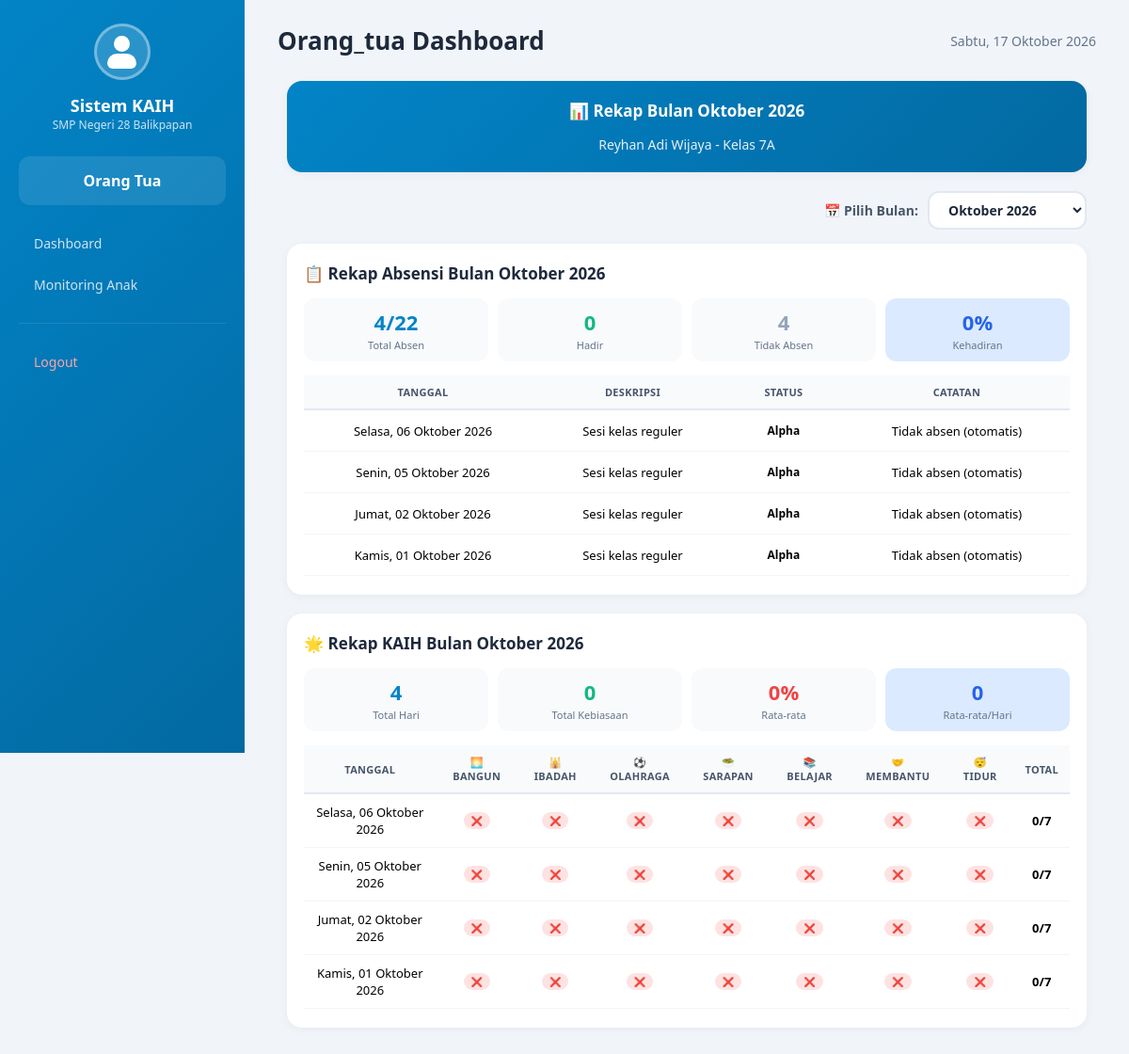
Screenshot of /aplikasi/siswa/rekap.php (signed in) with the database file from the repository.
### tables this page shows
CREATE TABLE `siswa` (
  `id` bigint UNSIGNED NOT NULL,
  `nisn` varchar(30) NOT NULL,
  `nama_siswa` varchar(100) NOT NULL,
  `kelas` varchar(50) DEFAULT NULL,
  `jenis_kelamin` enum('L','P') DEFAULT NULL,
  `wali_kelas_id` bigint UNSIGNED DEFAULT NULL,
  `created_at` timestamp NULL DEFAULT NULL,
  `updated_at` timestamp NULL DEFAULT NULL
);

CREATE TABLE `absensi` (
  `id` int NOT NULL,
  `siswa_id` bigint UNSIGNED NOT NULL,
  `tanggal` date NOT NULL,
  `status` enum('hadir','izin','sakit','alpha') DEFAULT 'hadir',
  `deskripsi` varchar(255) DEFAULT 'Sesi kelas reguler',
  `catatan` text,
  `created_at` datetime DEFAULT CURRENT_TIMESTAMP,
  `updated_at` datetime DEFAULT CURRENT_TIMESTAMP ON UPDATE CURRENT_TIMESTAMP
);

CREATE TABLE `laporan_harian` (
  `id` int NOT NULL,
  `siswa_id` bigint UNSIGNED NOT NULL,
  `tanggal` date NOT NULL,
  `bangun` tinyint(1) NOT NULL DEFAULT '0',
  `bangun_keterangan` varchar(255) DEFAULT NULL,
  `ibadah` tinyint(1) NOT NULL DEFAULT '0',
  `ibadah_catatan` varchar(255) DEFAULT NULL,
  `olahraga` tinyint(1) NOT NULL DEFAULT '0',
  `olahraga_jenis` varchar(50) DEFAULT NULL,
  `sarapan` tinyint(1) NOT NULL DEFAULT '0',
  `sarapan_menu` varchar(50) DEFAULT NULL,
  `membaca` tinyint(1) NOT NULL DEFAULT '0',
  `membaca_judul` varchar(255) DEFAULT NULL,
  `membaca_menit` int DEFAULT NULL,
  `membantu` tinyint(1) NOT NULL DEFAULT '0',
  `membantu_jenis` varchar(50) DEFAULT NULL,
  `menabung` tinyint(1) NOT NULL DEFAULT '0',
  `menabung_keterangan` varchar(255) DEFAULT NULL,
  `menabung_nominal` int DEFAULT NULL,
  `orang_tua_validated_at` datetime DEFAULT NULL,
  `guru_validated_at` datetime DEFAULT NULL,
  `created_at` datetime NOT NULL DEFAULT CURRENT_TIMESTAMP,
  `updated_at` datetime NOT NULL DEFAULT CURRENT_TIMESTAMP ON UPDATE CURRENT_TIMESTAMP
);

### aplikasi/siswa/rekap.php (the view, shortened to what this page needs)
<?php
require_once '../includes/header-kaih.php';
$siswa_id = $_SESSION['siswa_id'] ?? 0;
$nama_siswa = 'Siswa';
$kelas = '';
if ($siswa_id > 0) {
    try {
        $stmt = $pdo->prepare("SELECT nama_siswa, kelas FROM siswa WHERE id = ?");
        $stmt->execute([$siswa_id]);
        $siswa = $stmt->fetch();
        if ($siswa) {
            $nama_siswa = $siswa['nama_siswa'];
            $kelas = $siswa['kelas'] ?? '-';
        }
    } catch (PDOException $e) {}
}
$bulan_terpilih = isset($_GET['bulan']) ? $_GET['bulan'] : date('Y-m');
$bulan = date('m', strtotime($bulan_terpilih . '-01'));
$tahun = date('Y', strtotime($bulan_terpilih . '-01'));
$bulan_ini = $tahun . '-' . $bulan;
$rekap_absensi = [];
$rekap_kaih = [];
$nama_bulan = bulanIndo(date('F', strtotime($bulan_ini . '-01')));
$tahun_display = $tahun;
if ($siswa_id > 0) {
    try {
        $stmt = $pdo->prepare("SELECT tanggal, status, deskripsi, catatan FROM absensi
                               WHERE siswa_id = ? AND DATE_FORMAT(tanggal, '%Y-%m') = ?
                               ORDER BY tanggal DESC");
        $stmt->execute([$siswa_id, $bulan_ini]);
        $rekap_absensi = $stmt->fetchAll(PDO::FETCH_ASSOC);
    } catch (PDOException $e) {}
    try {
        $stmt = $pdo->prepare("SELECT tanggal, bangun, ibadah, olahraga, sarapan, membaca, membantu, menabung
                               FROM laporan_harian
                               WHERE siswa_id = ? AND DATE_FORMAT(tanggal, '%Y-%m') = ?
                               ORDER BY tanggal DESC");
        $stmt->execute([$siswa_id, $bulan_ini]);
        $rekap_kaih = $stmt->fetchAll(PDO::FETCH_ASSOC);
    } catch (PDOException $e) {}
}
$total_absen = count($rekap_absensi);
$total_hadir = 0;
$total_alpha = 0;
$total_izin = 0;
$total_sakit = 0;
foreach ($rekap_absensi as $row) {
    $status = strtolower($row['status'] ?? '');
    if ($status === 'hadir') {
        $total_hadir++;
    } elseif ($status === 'alpha') {
        $total_alpha++;
    } elseif ($status === 'izin') {
        $total_izin++;
    } elseif ($status === 'sakit') {
        $total_sakit++;
    }
}
$total_kaih = count($rekap_kaih);
$total_kebiasaan = 0;
foreach ($rekap_kaih as $row) {
    $total_kebiasaan +=
        ($row['bangun'] ?? 0) + ($row['ibadah'] ?? 0) + ($row['olahraga'] ?? 0) +
        ($row['sarapan'] ?? 0) + ($row['membaca'] ?? 0) + ($row['membantu'] ?? 0) +
        ($row['menabung'] ?? 0);
}
function getStatusBadge($status) {
    $status = strtolower($status);
    $badges = [
        'hadir' => '<span class="status-badge status-hadir">Hadir</span>',
        'alpha' => '<span class="status-badge status-alpha">Tidak Absen</span>',
        'izin' => '<span class="status-badge status-izin">Izin</span>',
        'sakit' => '<span class="status-badge status-sakit">Sakit</span>'
    ];
    return $badges[$status] ?? '<span class="status-badge">' . ucfirst($status) . '</span>';
}
function getHariSekolahBulan($bulan, $tahun) {
    $count = 0;
    $first_day = date('Y-m-d', strtotime("$tahun-$bulan-01"));
    $last_day = date('Y-m-t', strtotime("$tahun-$bulan-01"));
    $current = new DateTime($first_day);
    $end = new DateTime($last_day);
    while ($current <= $end) {
        $hari = $current->format('N');
        if ($hari >= 1 && $hari <= 5) {
            $count++;
        }
        $current->modify('+1 day');
    }
    return $count;
}
$total_hari_sekolah = getHariSekolahBulan($bulan, $tahun);
function getBulanOptions($selected) {
    $options = '';
    $current = new DateTime();
    $current->modify('-11 months');
    for ($i = 0; $i < 12; $i++) {
        $value = $current->format('Y-m');
        $label = bulanIndo($current->format('F')) . ' ' . $current->format('Y');
        $selected_attr = ($value == $selected) ? 'selected' : '';
        $options .= '<option value="' . $value . '" ' . $selected_attr . '>' . $label . '</option>';
        $current->modify('+1 month');
    }
    return $options;
}
?>
<div class="rekap-container">
    <div class="rekap-card" style="text-align: center; background: linear-gradient(135deg, #0284c7, #0369a1); color: white;">
        <h3 style="color: white; justify-content: center;">
            📊 Rekap Bulan <?php echo $nama_bulan . ' ' . $tahun_display; ?>
        </h3>
        <div style="font-size: 14px; opacity: 0.9;">
            <?php echo htmlspecialchars($nama_siswa); ?> - <?php echo htmlspecialchars($kelas); ?>
        </div>
    </div>
    <div class="filter-bulan-wrapper">
        <label for="bulan_filter">📅 Pilih Bulan:</label>
        <form method="GET" action="" id="formFilterBulan">
            <select name="bulan" id="bulan_filter" onchange="this.form.submit()">
                <?php echo getBulanOptions($bulan_terpilih); ?>
            </select>
        </form>
    </div>
    <div class="rekap-card">
        <h3>📋 Rekap Absensi Bulan <?php echo $nama_bulan . ' ' . $tahun_display; ?></h3>
        <div class="stat-rekap">
            <div class="stat-item total">
                <div class="number"><?php echo $total_absen . '/' . $total_hari_sekolah; ?></div>
                <div class="label">Total Absen</div>
            </div>
            <div class="stat-item hadir">
                <div class="number"><?php echo $total_hadir; ?></div>
                <div class="label">Hadir</div>
            </div>
            <div class="stat-item alpha">
                <div class="number"><?php echo $total_alpha; ?></div>
                <div class="label">Tidak Absen</div>
            </div>
            <div class="stat-item" style="background: #dbeafe;">
                <div class="number" style="color: #2563eb;"><?php echo $total_hari_sekolah > 0 ? round(($total_hadir / $total_hari_sekolah) * 100) : 0; ?>%</div>
                <div class="label">Kehadiran</div>
            </div>
        </div>
        <?php if (empty($rekap_absensi)): ?>
            <p style="color: #94a3b8; text-align: center; padding: 20px; font-size: 14px;">
                Belum ada data absensi bulan ini.
            </p>
        <?php else: ?>
        <div style="overflow-x: auto;">
            <table class="rekap-table">
                <thead>
                    <tr>
                        <th>Tanggal</th>
                        <th>Deskripsi</th>
                        <th>Status</th>
                        <th>Catatan</th>
                    </tr>
                </thead>
                <tbody>
                    <?php foreach ($rekap_absensi as $row): ?>
                    <tr>
                        <td><?php echo formatTanggalIndo($row['tanggal']); ?></td>
                        <td><?php echo htmlspecialchars($row['deskripsi'] ?? 'Sesi kelas reguler'); ?></td>
                        <td><?php echo getStatusBadge($row['status']); ?></td>
                        <td><?php echo htmlspecialchars($row['catatan'] ?? 'Presensi mandiri'); ?></td>
                    </tr>
                    <?php endforeach; ?>
                </tbody>
            </table>
        </div>
        <?php endif; ?>
    </div>
    <div class="rekap-card">
        <h3>🌟 Rekap KAIH Bulan <?php echo $nama_bulan . ' ' . $tahun_display; ?></h3>
        <div class="stat-rekap">
            <div class="stat-item total">
                <div class="number"><?php echo $total_kaih; ?></div>
                <div class="label">Total Hari</div>
            </div>
            <div class="stat-item hadir">
                <div class="number"><?php echo $total_kebiasaan; ?></div>
                <div class="label">Total Kebiasaan</div>
            </div>
            <div class="stat-item tidak">
                <div class="number"><?php echo $total_kaih > 0 ? round(($total_kebiasaan / ($total_kaih * 7)) * 100) : 0; ?>%</div>
                <div class="label">Rata-rata</div>
            </div>
            <div class="stat-item" style="background: #dbeafe;">
                <div class="number" style="color: #2563eb;">
                    <?php echo $total_kaih > 0 ? round($total_kebiasaan / $total_kaih, 1) : 0; ?>
                </div>
                <div class="label">Rata-rata/Hari</div>
            </div>
        </div>
        <?php if (empty($rekap_kaih)): ?>
            <p style="color: #94a3b8; text-align: center; padding: 20px; font-size: 14px;">
                Belum ada data KAIH bulan ini.
            </p>
        <?php else: ?>
        <div style="overflow-x: auto;">
            <table class="rekap-table">
                <thead>
                    <tr>
                        <th>Tanggal</th>
                        <th>🌅 Bangun</th>
                        <th>🕌 Ibadah</th>
                        <th>⚽ Olahraga</th>
                        <th>🥗 Sarapan</th>
                        <th>📚 Belajar</th>
                        <th>🤝 Membantu</th>
                        <th>😴 Tidur</th>
                        <th>Total</th>
                    </tr>
                </thead>
                <tbody>
                    <?php foreach ($rekap_kaih as $row):
                        $total = ($row['bangun'] ?? 0) + ($row['ibadah'] ?? 0) + ($row['olahraga'] ?? 0) +
                                 ($row['sarapan'] ?? 0) + ($row['membaca'] ?? 0) + ($row['membantu'] ?? 0) +
                                 ($row['menabung'] ?? 0);
                        $class_bangun = $row['bangun'] ? 'done' : 'not-done';
                        $class_ibadah = $row['ibadah'] ? 'done' : 'not-done';
                        $class_olahraga = $row['olahraga'] ? 'done' : 'not-done';
                        $class_sarapan = $row['sarapan'] ? 'done' : 'not-done';
                        $class_membaca = $row['membaca'] ? 'done' : 'not-done';
                        $class_membantu = $row['membantu'] ? 'done' : 'not-done';
                        $class_menabung = $row['menabung'] ? 'done' : 'not-done';
                    ?>
                    <tr>
                        <td><?php echo formatTanggalIndo($row['tanggal']); ?></td>
                        <td><span class="badge-kebiasaan <?php echo $class_bangun; ?>"><?php echo $row['bangun'] ? '✅' : '❌'; ?></span></td>
                        <td><span class="badge-kebiasaan <?php echo $class_ibadah; ?>"><?php echo $row['ibadah'] ? '✅' : '❌'; ?></span></td>
                        <td><span class="badge-kebiasaan <?php echo $class_olahraga; ?>"><?php echo $row['olahraga'] ? '✅' : '❌'; ?></span></td>
                        <td><span class="badge-kebiasaan <?php echo $class_sarapan; ?>"><?php echo $row['sarapan'] ? '✅' : '❌'; ?></span></td>
                        <td><span class="badge-kebiasaan <?php echo $class_membaca; ?>"><?php echo $row['membaca'] ? '✅' : '❌'; ?></span></td>
                        <td><span class="badge-kebiasaan <?php echo $class_membantu; ?>"><?php echo $row['membantu'] ? '✅' : '❌'; ?></span></td>
                        <td><span class="badge-kebiasaan <?php echo $class_menabung; ?>"><?php echo $row['menabung'] ? '✅' : '❌'; ?></span></td>
                        <td><strong><?php echo $total; ?>/7</strong></td>
                    </tr>
                    <?php endforeach; ?>
                </tbody>
            </table>
        </div>
        <?php endif; ?>
    </div>
</div>

### aplikasi/includes/header-kaih.php (style rules this page uses)
* { margin: 0; padding: 0; box-sizing: border-box; }
body { font-family: 'Segoe UI', Tahoma, Geneva, Verdana, sans-serif; background: #f1f5f9; min-height: 100vh; }

### aplikasi/siswa/rekap.php (style rules this page uses)
.rekap-container { max-width: 900px; margin: 0 auto; padding: 0 10px; }
.rekap-card { background: white; border-radius: 16px; padding: 20px 18px; box-shadow: 0 2px 10px rgba(0,0,0,0.05); margin-bottom: 20px; }
.rekap-card h3 { color: #1e293b; font-size: 17px; margin-bottom: 15px; display: flex; align-items: center; gap: 10px; flex-wrap: wrap; }
.rekap-table { width: 100%; border-collapse: collapse; font-size: 14px; }
.rekap-table th { background: #f8fafc; padding: 10px 12px; text-align: center; font-weight: 700; color: #475569; border-bottom: 2px solid #e2e8f0; font-size: 11px; text-transform: uppercase; letter-spacing: 0.3px; }
.rekap-table td { padding: 10px 12px; border-bottom: 1px solid #f1f5f9; vertical-align: middle; text-align: center; font-size: 13px; }
.status-badge { display: inline-block; padding: 3px 14px; border-radius: 20px; font-size: 12px; font-weight: 600; }
.stat-rekap { display: grid; grid-template-columns: repeat(4, 1fr); gap: 10px; margin-bottom: 15px; }
.stat-item { background: #f8fafc; padding: 10px 12px; border-radius: 12px; text-align: center; }
.stat-item .number { font-size: 22px; font-weight: 800; color: #1e293b; }
.stat-item .label { font-size: 11px; color: #64748b; margin-top: 2px; }
.stat-item.hadir .number { color: #10b981; }
.stat-item.tidak .number { color: #ef4444; }
.stat-item.total .number { color: #0284c7; }
.stat-item.alpha .number { color: #94a3b8; }
.badge-kebiasaan { display: inline-block; padding: 2px 8px; border-radius: 12px; font-size: 10px; font-weight: 600; margin: 1px; }
.badge-kebiasaan.not-done { background: #fee2e2; color: #dc2626; }
.filter-bulan-wrapper { display: flex; justify-content: flex-end; align-items: center; margin-bottom: 15px; gap: 10px; flex-wrap: wrap; }
.filter-bulan-wrapper label { font-size: 14px; font-weight: 600; color: #475569; }
.filter-bulan-wrapper select { padding: 8px 16px; border-radius: 12px; border: 2px solid #e2e8f0; font-size: 14px; font-weight: 600; color: #1e293b; background: white; cursor: pointer; transition: all 0.3s; font-family: 'Segoe UI', system-ui, sans-serif; min-width: 160px; }

### rows the page displays
siswa: nama_siswa "Reyhan Adi Wijaya", kelas "Kelas 7A"
absensi: tanggal "Selasa, 06 Oktober 2026", deskripsi "Sesi kelas reguler", status "Alpha", catatan "Tidak absen (otomatis)"
absensi: tanggal "Senin, 05 Oktober 2026", deskripsi "Sesi kelas reguler", status "Alpha", catatan "Tidak absen (otomatis)"
absensi: tanggal "Jumat, 02 Oktober 2026", deskripsi "Sesi kelas reguler", status "Alpha", catatan "Tidak absen (otomatis)"
absensi: tanggal "Kamis, 01 Oktober 2026", deskripsi "Sesi kelas reguler", status "Alpha", catatan "Tidak absen (otomatis)"
laporan_harian: tanggal "Selasa, 06 Oktober 2026", bangun "0"
laporan_harian: tanggal "Senin, 05 Oktober 2026", bangun "0"
laporan_harian: tanggal "Jumat, 02 Oktober 2026", bangun "0"
laporan_harian: tanggal "Kamis, 01 Oktober 2026", bangun "0"

### other values shown
$sidebarLabel "Orang Tua"
$role "Orang_tua"
tanggalIndo() "Sabtu, 17 Oktober 2026"
$nama_bulan "Oktober"
$tahun_display "2026"
$total_absen "4"
$total_hari_sekolah "22"
$total_hadir "0"
$total_alpha "4"
$total_kaih "4"
$total_kebiasaan "0"
$total_kebiasaan / $total_kaih "0"
form field bulan "Oktober 2026"
